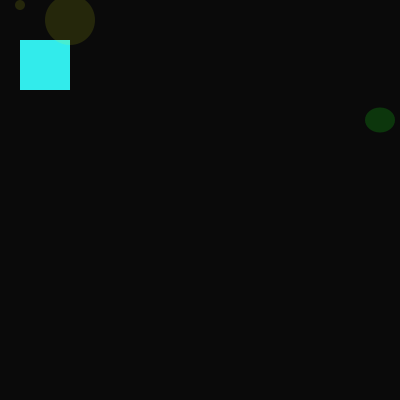
Frame 1 (no input)
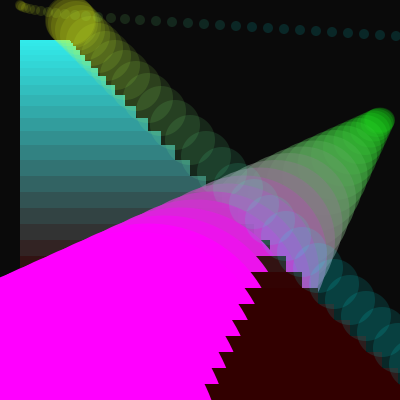
Frame 60 (the mouse pressed at the canvas centre just before this capture)
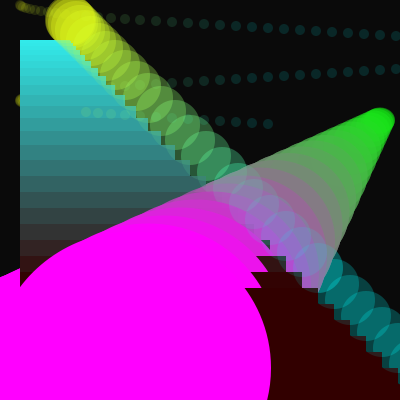
Frame 120 (the mouse held since frame 60 and released just before this capture)

The Processing sketch that drew these frames (run headless with seeded random() and noise(); from frame 60 on, the mouse is pressed at the canvas centre):

// Processing sketch: processing_70277
// ── processing_70277.pde

//Alvin Ha Computer Programming 4-5 Mr Simon
//Animation Assignment

int x = 10;
int y = 5;
int xChange = 1;
void setup()
{
  
  size(400,400);
  background(x,x,x,x);
  smooth();
  x = x + 10;
}


void draw()
{
  noStroke();
  fill(50,255-x,255-x);
  rect(20,20+x,30+x,30+x);
  fill(x,255-x,x,30+x);
  ellipse(400-x,100+x,10+x,5+x);
  fill(255-x,255,x,30);
  ellipse(50+x,x,50,50);
  ellipse(x,y,10,10);
  x = x + xChange;
  y = y + 1;
  if(x < 399)
  {
    xChange = xChange + 1;
  }
  if(x >= 150)
  {
    xChange = xChange - 1;
  }
}
